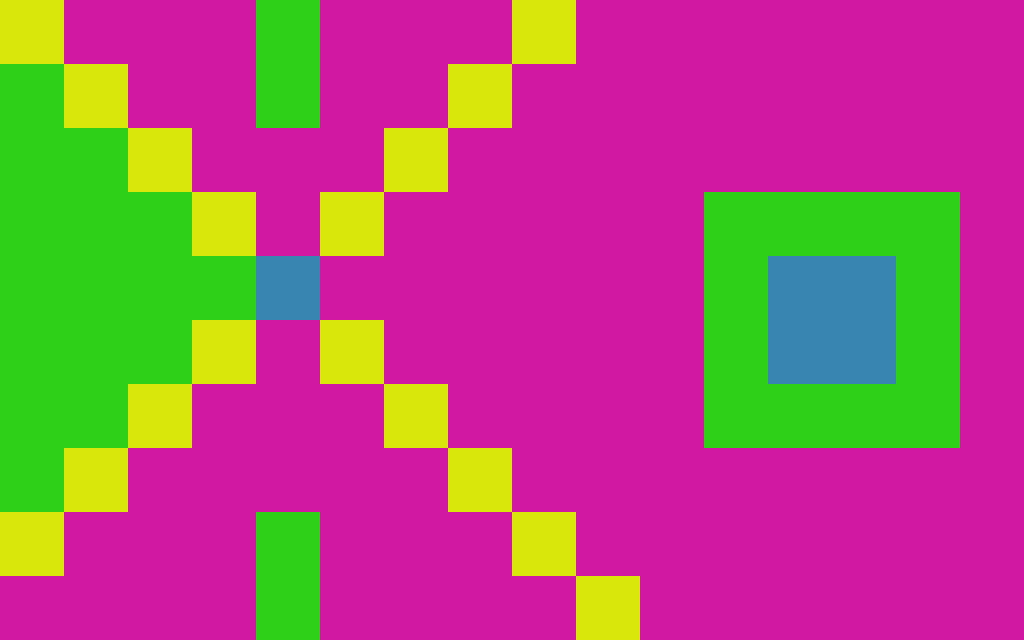

A level layout from a 2D game, rendered from its tile map. Below: a short description, then the map file with tile-grid data replaced by summaries:
An orthogonal 16x10 tile map with 64x64 px tiles, 4 tile layers (Tile Layer 1, Tile Layer 2, Tile Layer 3, Tile Layer 4).

<map version="1.0" orientation="orthogonal" renderorder="right-down" width="16" height="10" tilewidth="64" tileheight="64">
 <properties>
  <property name="maxMoves" value="4" />
 </properties>
 <tileset firstgid="1" name="tiles" tilewidth="64" tileheight="64">
  <image source="tiles.jpg" width="640" height="128" />
 </tileset>
 <layer name="Tile Layer 1" width="16" height="10">
  <data>[160 cells, 106 non-empty, 1 distinct tile ids]</data>
 </layer>
 <layer name="Tile Layer 2" width="16" height="10">
  <data>[160 cells, 32 non-empty, 1 distinct tile ids]</data>
 </layer>
 <layer name="Tile Layer 3" width="16" height="10">
  <data>[160 cells, 5 non-empty, 1 distinct tile ids]</data>
 </layer>
 <layer name="Tile Layer 4" width="16" height="10">
  <data>[160 cells, 17 non-empty, 1 distinct tile ids]</data>
 </layer>
</map>